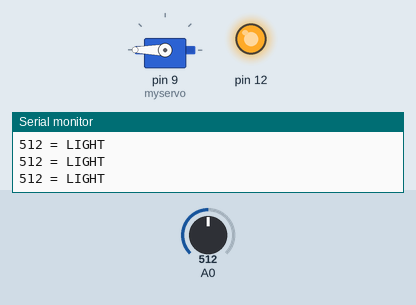
Recording of a sketch running on a simulated Arduino Uno, built with avr-gcc and run on an emulated ATmega328P. Parts: servo, output pins drawn as LEDs (lit = HIGH), the last lines printed to the serial monitor. Inputs (shaded band) come from the test bench; at power-on: A0 = 512.

Above: at 1.2 s.
1.3 s: A0 set to 490
At 2.6 s:
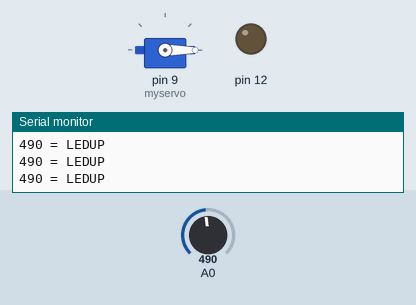
2.9 s: A0 set to 510
At 4.3 s:
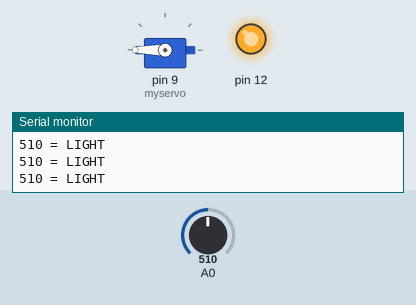
5.9 s: A0 set to 306
At 6.9 s:
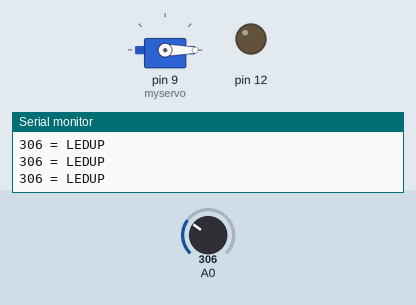
Timing chart, 0 to 8.9 s (numbered marks = the images above; inputs shaded):
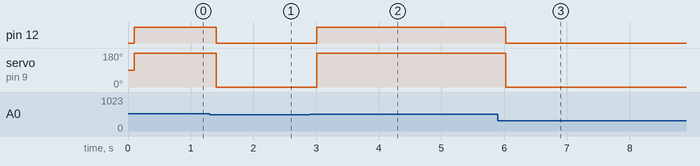

The sketch:

pro_window.ino
```cpp
#include <Servo.h>
Servo myservo;
void setup()  {
  myservo.attach(9);
  Serial.begin  (9600);
  pinMode (12, OUTPUT);
}
void loop() {
  int sensorValue = analogRead(A0);
  Serial.print (sensorValue);
  delay(100);
  if (sensorValue <500){
    Serial.println(" = LEDUP");
    digitalWrite(12, LOW);
    myservo.write(0);
  }
  else{
    Serial.println(" = LIGHT");
    digitalWrite(12, HIGH);
    myservo.write (180);
  }
}
```

Measured:
- the behaviour switches between 500 and 499 on A0 (found by bisection; images 0 and 1)
- after the input at 1.3 s, pin 12: HIGH → LOW after 0.11 s; servo on pin 9 (myservo): 180° → 0° after 0.11 s
- after the input at 2.9 s, pin 12: LOW → HIGH after 0.11 s; servo on pin 9 (myservo): 0° → 180° after 0.11 s
- after the input at 5.9 s, pin 12: HIGH → LOW after 0.12 s; servo on pin 9 (myservo): 180° → 0° after 0.12 s
